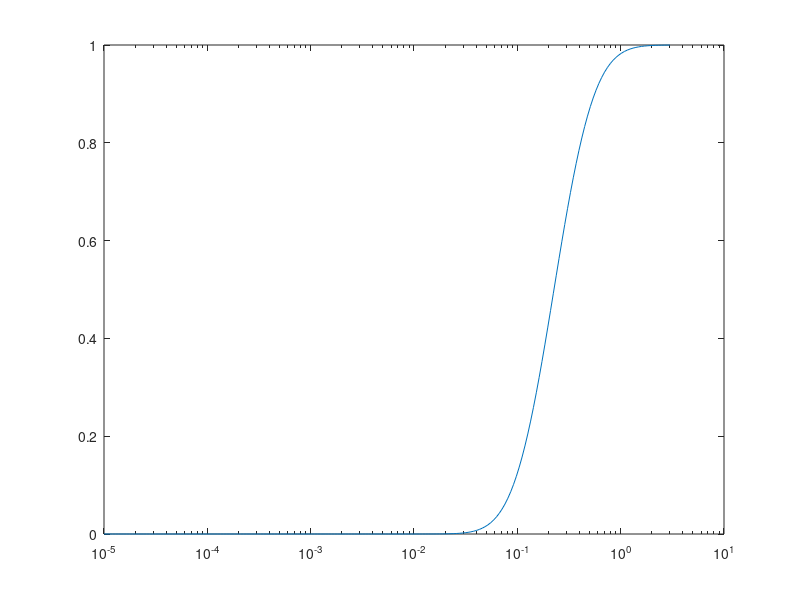

Recreate this plot in MATLAB.
b = -0.1;
sigma = sqrt(2)/2;

x0 = 0.25;
T = 1;
% T = 5;

% t = linspace(0, T, Nt+1);
%the distribution at time 0 is a dirac-delta
% t = t(2:end);

Nx = 200;
Xmax = 3;

% x=linspace(0, Xmax, Nx);
x = logspace(-5, log10(Xmax), Nx);

%fokker planck equation from https://www.mdpi.com/1099-4300/22/12/1432/htm
pcdf = @(x) logncdf(x/x0, b*T, sigma*sqrt(T));

figure(10)
semilogx(x, pcdf(x))